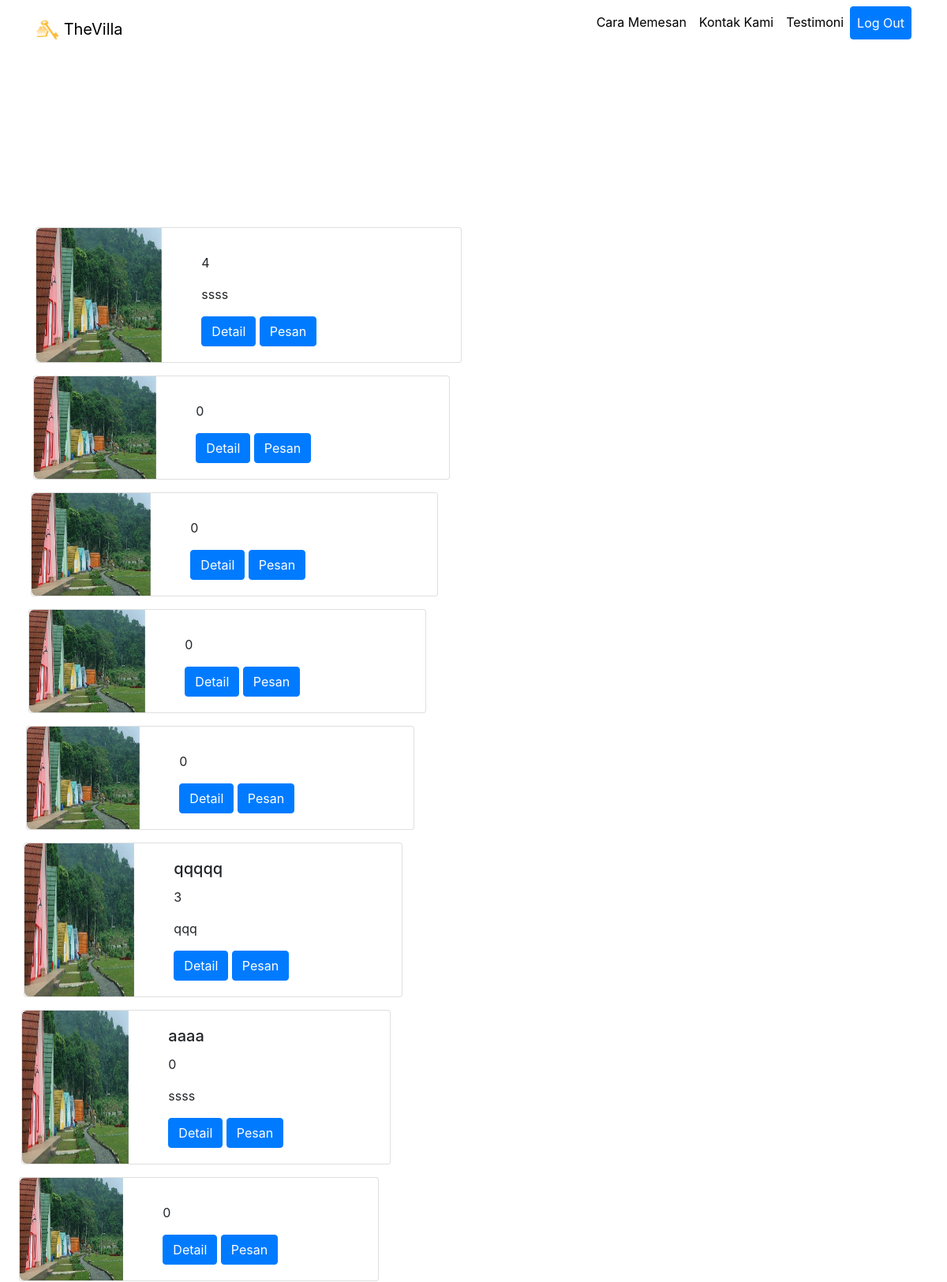
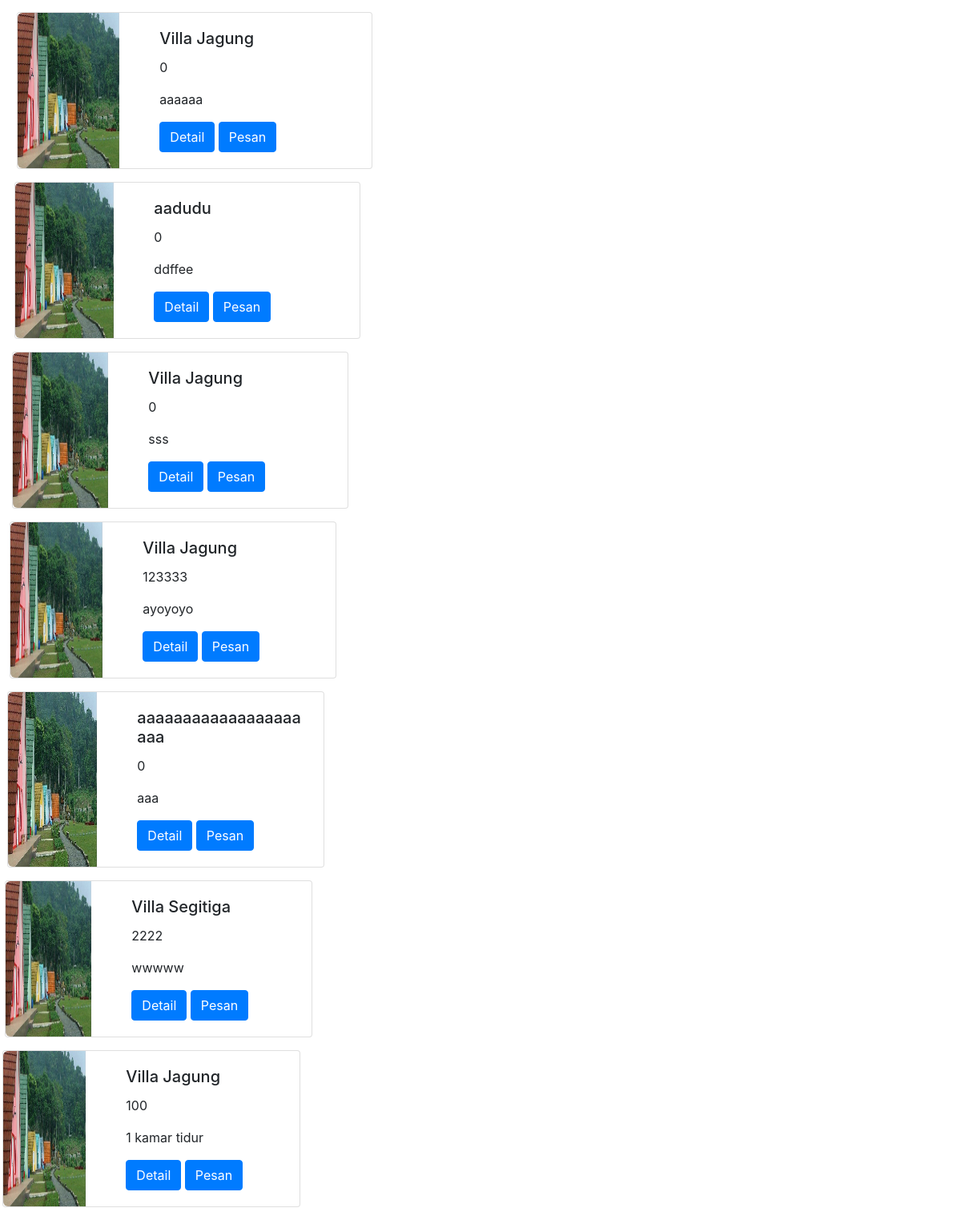
Page /cobahome.php on the committed database (2 pictures, top to bottom).
### tables this page shows
CREATE TABLE `villa` (
  `kode_villa` int(5) NOT NULL,
  `nama_villa` varchar(65) NOT NULL,
  `lokasi` varchar(100) NOT NULL,
  `gambar` text NOT NULL,
  `fasilitas` text NOT NULL,
  `deskripsi` text NOT NULL,
  `harga` int(11) NOT NULL,
  `jumlah_villa` int(2) NOT NULL,
  `tipe_villa` enum('villa_jagung','vila_segitiga') NOT NULL
);

### cobahome.php (the view, shortened to what this page needs)
<?php
include 'bot.php';
include 'layout/navbar.php';
?>
<div class="container">
   <?php
          include "config/koneksi.php";
          include "bot.php";
          $query =mysqli_query($koneksi, "SELECT * FROM villa ORDER BY kode_villa DESC");
        while($result=mysqli_fetch_array($query)){
     ?>
  <div class="row">
    <div class="col-6">
        <div class="card mb-3 " style="max-width: 540px;">
          <div class="row g-0">
            <div class="col-md-4">
              <img src="img/villa1.jpg" class="img-fluid rounded-start" alt="..." style="height:100%;">
            </div>
            <div class="col-md-8">
              <div class="card-body">
                <h5 class="card-title"><?php echo $result['nama_villa']?></h5>
                <p class="card-text"><td><?php echo $result['harga']?></td> <br></p>
                <p>    <td> <?php echo $result['fasilitas']?></td></p>
                <a class="btn btn-primary" href="home.php?kode_villa=<?=$result['kode_villa']?>">Detail</a>
                <button type="button" class="btn btn-primary" data-toggle="modal" data-target="#exampleModal">
         Pesan
              </button>
           </div>
          </div>
        </div>
     </div>
</div>
<?php
        }
      ?>

### rows in the picture
villa: harga "4", fasilitas "ssss"
villa: harga "0"
villa: harga "0"
villa: harga "0"
villa: harga "0"
villa: nama_villa "qqqqq", harga "3", fasilitas "qqq"
villa: nama_villa "aaaa", harga "0", fasilitas "ssss"
villa: harga "0"
villa: nama_villa "Villa Jagung", harga "0", fasilitas "aaaaaa"
villa: nama_villa "aadudu", harga "0", fasilitas "ddffee"
villa: nama_villa "Villa Jagung", harga "0", fasilitas "sss"
villa: nama_villa "Villa Jagung", harga "123333", fasilitas "ayoyoyo"
villa: nama_villa "aaaaaaaaaaaaaaaaaaaaa", harga "0", fasilitas "aaa"
villa: nama_villa "Villa Segitiga", harga "2222", fasilitas "wwwww"
villa: nama_villa "Villa Jagung", harga "100", fasilitas "1 kamar tidur"
